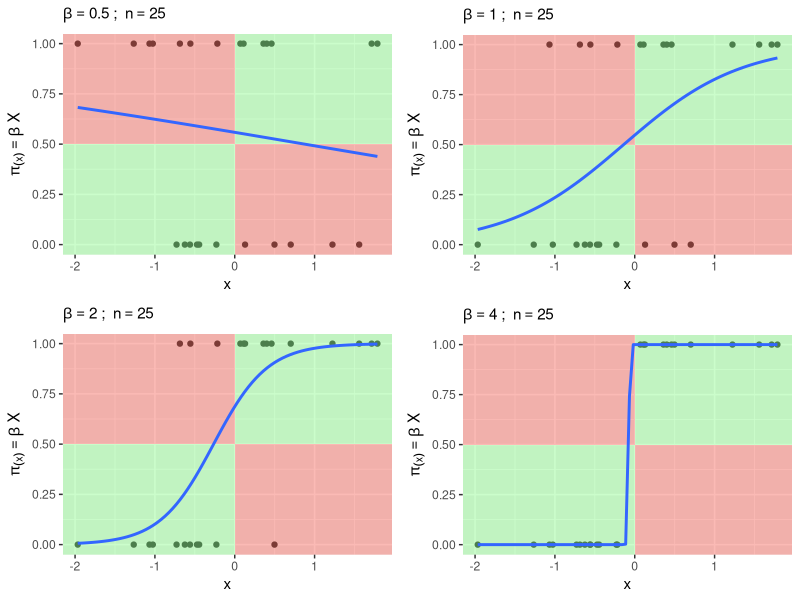
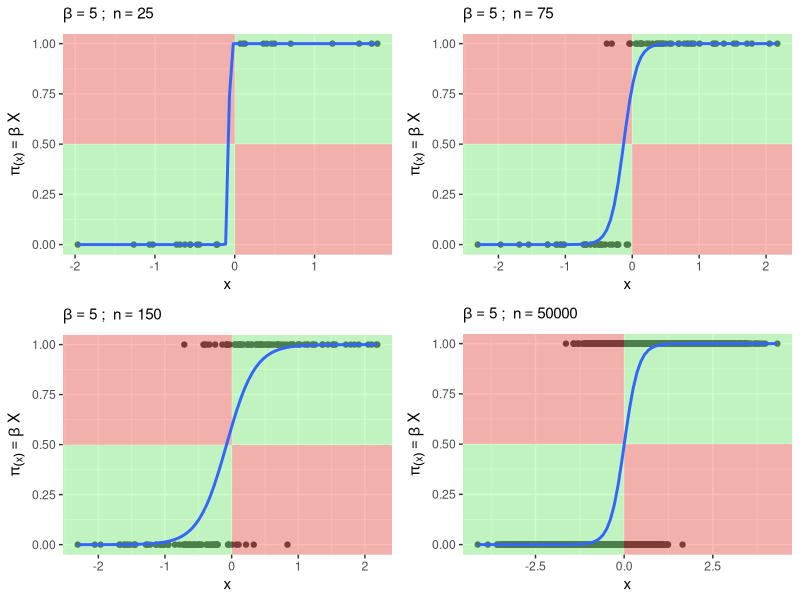
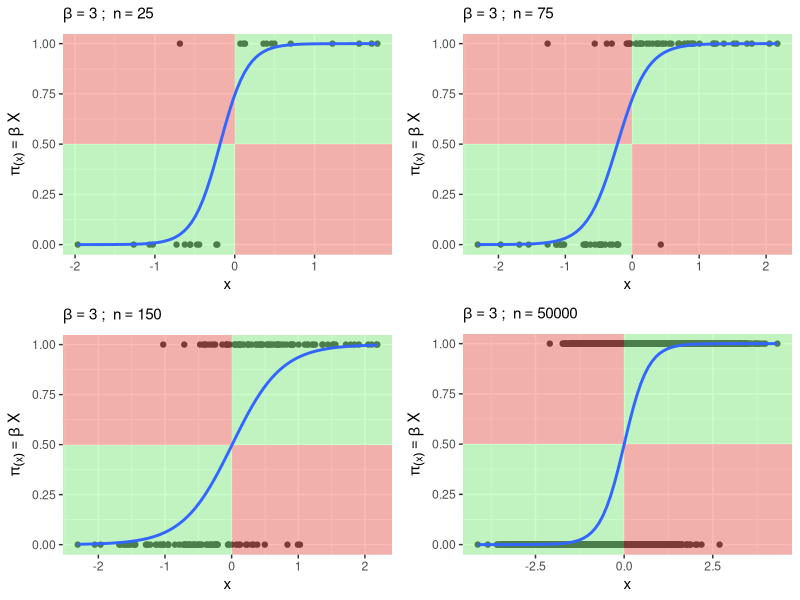

These charts were generated, in order, by the following R code:
### packages
packs <- c("tidyverse", "furrr")
for (pack in packs) {
  
  if (pack %in% installed.packages()){
    
    require(pack, character.only = TRUE)
    
  } else {
    
    install.packages(pack)
    require(pack, character.only = TRUE)
    
  }
}
## turn off scientific notation
options(scipen=999)

### function for generating logistic regression data
logistic_sim <- function(n = 100, beta = 0.5, seed = 1234){
  
  set.seed(seed)
  alpha <- 0 # centered data
  df <- tibble(x = rnorm(n, 0, 1)) %>%
    mutate(pi = plogis((alpha + beta * x)), ## P(Y = 1| X) = logit^-1 \pi(x) = \frac{exp(\alpha + x * \beta)}{1 + exp(\alpha + x * \beta)}
           y = rbinom(n, 1, prob = pi))
  
  return(df)
}
### function for making the "separation plots"
make_separation_plot <- function(n = 100, beta = 0.5, seed = 1234) {
  
  df <- logistic_sim(n = n, beta = beta, seed = seed)
  
  p <- df %>%
    ggplot(aes(x = x, y = y)) + 
    geom_point() +
    annotate("rect", xmin = -Inf, xmax = 0, ymin = -Inf, ymax = .5, fill = "palegreen", alpha = 0.5) +
    annotate("rect", xmin = 0, xmax = Inf, ymin = -Inf, ymax = .5, fill = "#F8766D", alpha = 0.5)  +
    annotate("rect", xmin = -Inf, xmax = 0, ymin = Inf, ymax = .5, fill = "#F8766D", alpha = 0.5) +
    annotate("rect", xmin = 0, xmax = Inf, ymin = Inf, ymax = .5, fill = "palegreen", alpha = 0.5) +
    stat_smooth(method = "glm", 
                method.args = list(family = "binomial"),
                se = FALSE) +
    labs(subtitle = bquote(beta == .(beta) ~ "; " ~ n == .(n)),
         y = bquote(pi[(x)] == beta~X))
  
  return(p) 
}

# small sample and separation
params <- c(0.5, 1, 2, 4)
plots <- map(params, ~make_separation_plot(n = 25, beta = .x, seed = 123))
p1 <- cowplot::plot_grid(plotlist = plots)
p1

set.seed(1234)
beta <- 5
sample_size <- c(25, 75, 150, 50000)
plots <- map(sample_size, ~make_separation_plot(n = .x, beta = beta, seed = 123))
cowplot::plot_grid(plotlist = plots)



beta <- 3
sample_size <- c(25, 75, 150, 50000)
plots <- map(sample_size, ~make_separation_plot(n = .x, beta = beta, seed = 123))
cowplot::plot_grid(plotlist = plots)
